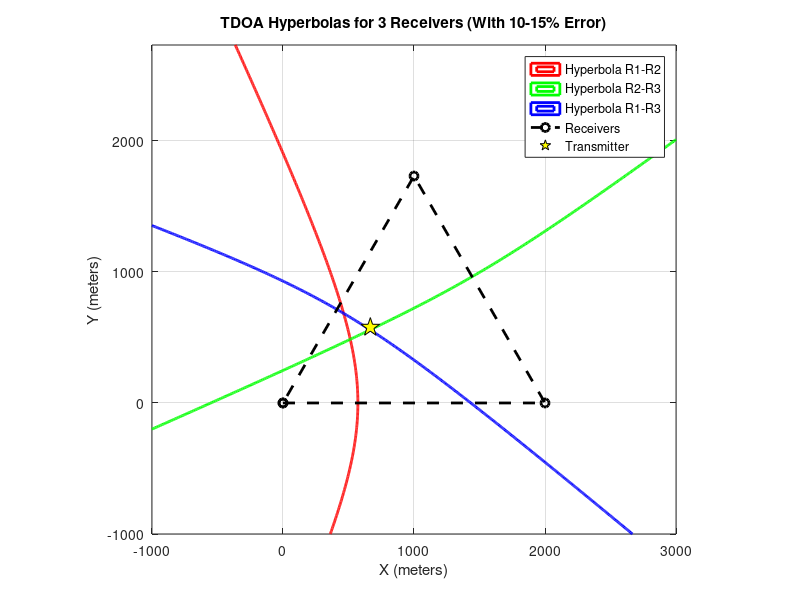

Source code (MATLAB):
a = 2000; % Side of equilateral triangle

% Receiver coordinates
R1 = [0, 0];
R2 = [a, 0];
R3 = [a/2, a*sqrt(3)/2];

% Transmitter (centroid)
Tx = [a/3, a*sqrt(3)/6];

% Calculate true TDOA distances
d1 = norm(R1 - Tx);
d2 = norm(R2 - Tx);
d3 = norm(R3 - Tx);

% True differences
d12_true = d1 - d2;
d23_true = d2 - d3;
d13_true = d1 - d3;

% Introduce 1% error (for demonstration, add positive error)
d12 = d12_true * 1.50; % R1 to R2
d23 = d23_true * 0.90; % R2 to R3
d13 = d13_true * 1.10; % R1 to R3

% Grid for contour plot
x = linspace(-1000, a+1000, 600);
y = linspace(-1000, a*sqrt(3)/2+1000, 600);
[X, Y] = meshgrid(x, y);

% Hyperbola equations
H12 = sqrt((X - R1(1)).^2 + (Y - R1(2)).^2) - sqrt((X - R2(1)).^2 + (Y - R2(2)).^2) - d12;
H23 = sqrt((X - R2(1)).^2 + (Y - R2(2)).^2) - sqrt((X - R3(1)).^2 + (Y - R3(2)).^2) - d23;
H13 = sqrt((X - R1(1)).^2 + (Y - R1(2)).^2) - sqrt((X - R3(1)).^2 + (Y - R3(2)).^2) - d13;

figure;
contour(X, Y, H12, [0 0], 'r', 'LineWidth', 2); hold on;
contour(X, Y, H23, [0 0], 'g', 'LineWidth', 2);
contour(X, Y, H13, [0 0], 'b', 'LineWidth', 2);
plot([R1(1), R2(1), R3(1), R1(1)], [R1(2), R2(2), R3(2), R1(2)], 'ko--','LineWidth',2);
plot(Tx(1), Tx(2), 'kp', 'MarkerSize', 14, 'MarkerFaceColor', 'y');
legend('Hyperbola R1-R2','Hyperbola R2-R3','Hyperbola R1-R3','Receivers','Transmitter');
xlabel('X (meters)');
ylabel('Y (meters)');
title('TDOA Hyperbolas for 3 Receivers (With 10-15% Error)');
axis equal; grid on;
